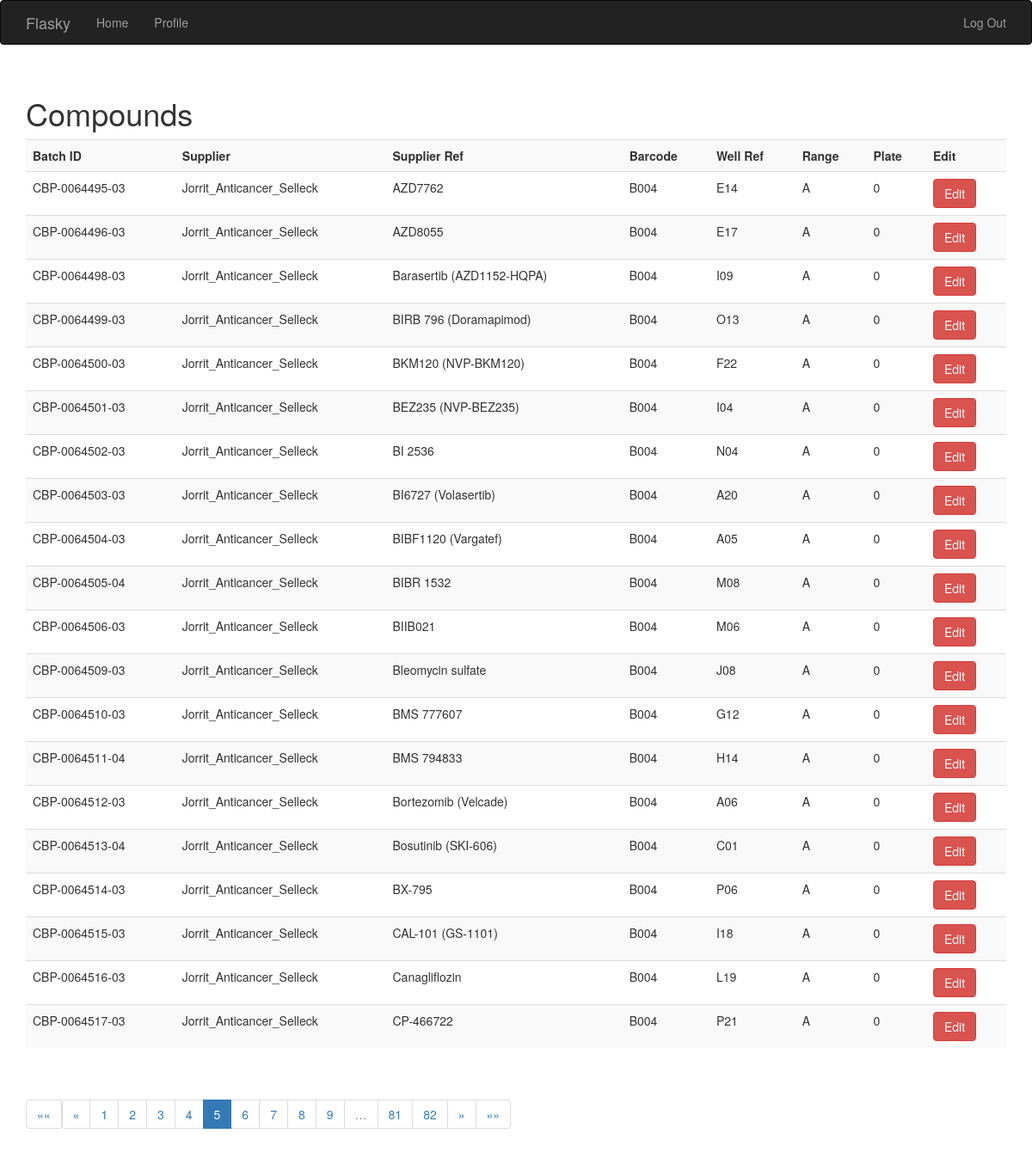
Page /showcompound?page=5 (signed in) on the committed database.
### app/models.py (models this page shows, shortened)
class CompoundDB(db.Model):
    __tablename__ = 'compoundsdb'
    id = db.Column(db.Integer, primary_key=True)
    formatted_batch_id = db.Column(db.String(64), unique=True, index=True)
    supplier = db.Column(db.String(64), unique=False, index=True)
    supplier_ref = db.Column(db.String(64), unique=False, index=True)
    well_ref = db.Column(db.String(64), unique=False, index=True)
    barcode = db.Column(db.String(64), unique=False, index=True)
    starting_concentration = db.Column(db.String(64), unique=False, index=True)
    concentration_range = db.Column(db.String(64), unique=False, index=True)
    def __repr__(self):
        return '<compound_id %r>' % self.id

### app/main/views.py (the view)
@main.route('/showcompound', methods=['GET'])
@login_required
def show_compound():
    page = request.args.get('page', 1, type=int)
    pagination = CompoundDB.query.order_by(CompoundDB.id).paginate(page, per_page=20, error_out=False)
    print(pagination.items)
    compound = pagination.items
    page_10 = pagination.next_num+9
    if page_10 > pagination.pages:
        pageincrement = pagination.pages
    else:
        pageincrement = page_10
    page_decrement = page - 10
    if page_decrement < 1:
        page_decrement = 1
    print(page_decrement)
    return render_template('showcompound.html', compound=compound, pagination=pagination, pageincrement=pageincrement, page_decrement=page_decrement)

### app/main/__init__.py (called while the page is built)
@main.app_context_processor
def inject_permissions():
    return dict(Pemission=Permission)

### app/models.py (called while the page is built)
@login_manager.user_loader
def load_user(user_id):
    return User.query.get(int(user_id))

### app/templates/showcompound.html (shortened to what this page needs)
{% extends "base.html" %}
{% import "bootstrap/wtf.html" as wtf %}
{% import "_macros.html" as macros %}
{% block page_content %}
<div class="page-header">
    <h1>Compounds</h1>
{% include '_showcompound.html' %}
    {% if pagination %}
    <div class="pagination">
    {{ macros.pagination_widget(page_decrement, pageincrement, pagination, '.show_compound' ) }}
</div>
    {% endif %}
</div>
{% endblock %}

### app/templates/_showcompound.html (shortened to what this page needs)
<p>
    <table class="table table-striped">
    <tr>
    <th>Batch ID</th>
    <th>Supplier</th>
    <th>Supplier Ref</th>
        <th>Barcode</th>
        <th>Well Ref</th>
        <th>Range</th>
        <th>Plate</th>
        <th>Edit</th>
  </tr>
    {% for compounds in compound %}
       <tr>
        <td>{{ compounds.formatted_batch_id }}</td> <td>{{ compounds.supplier }}</td> <td>{{ compounds.supplier_ref }}</td> <td>{{ compounds.barcode }}</td> <td>{{ compounds.well_ref }}</td> <td>{{ compounds.concentration_range }}</td> <td>{{ compounds.starting_concentration }}</td>
        <td>
           <a class="btn btn-danger"
            href="{{ url_for('.edit_compound', batch_id = compounds.formatted_batch_id ) }}">
            Edit
               </a>
            </td>
        {% endfor %}
        </tr>
    </table>
</p>

### rows in the picture
CompoundDB: formatted_batch_id "CBP-0064495-03", supplier "Jorrit_Anticancer_Selleck", supplier_ref "AZD7762", barcode "B004", well_ref "E14", concentration_range "A", starting_concentration "0"
CompoundDB: formatted_batch_id "CBP-0064496-03", supplier "Jorrit_Anticancer_Selleck", supplier_ref "AZD8055", barcode "B004", well_ref "E17", concentration_range "A", starting_concentration "0"
CompoundDB: formatted_batch_id "CBP-0064498-03", supplier "Jorrit_Anticancer_Selleck", supplier_ref "Barasertib (AZD1152-HQPA)", barcode "B004", well_ref "I09", concentration_range "A", starting_concentration "0"
CompoundDB: formatted_batch_id "CBP-0064499-03", supplier "Jorrit_Anticancer_Selleck", supplier_ref "BIRB 796 (Doramapimod)", barcode "B004", well_ref "O13", concentration_range "A", starting_concentration "0"
CompoundDB: formatted_batch_id "CBP-0064500-03", supplier "Jorrit_Anticancer_Selleck", supplier_ref "BKM120 (NVP-BKM120)", barcode "B004", well_ref "F22", concentration_range "A", starting_concentration "0"
CompoundDB: formatted_batch_id "CBP-0064501-03", supplier "Jorrit_Anticancer_Selleck", supplier_ref "BEZ235 (NVP-BEZ235)", barcode "B004", well_ref "I04", concentration_range "A", starting_concentration "0"
CompoundDB: formatted_batch_id "CBP-0064502-03", supplier "Jorrit_Anticancer_Selleck", supplier_ref "BI 2536", barcode "B004", well_ref "N04", concentration_range "A", starting_concentration "0"
CompoundDB: formatted_batch_id "CBP-0064503-03", supplier "Jorrit_Anticancer_Selleck", supplier_ref "BI6727 (Volasertib)", barcode "B004", well_ref "A20", concentration_range "A", starting_concentration "0"
CompoundDB: formatted_batch_id "CBP-0064504-03", supplier "Jorrit_Anticancer_Selleck", supplier_ref "BIBF1120 (Vargatef)", barcode "B004", well_ref "A05", concentration_range "A", starting_concentration "0"
CompoundDB: formatted_batch_id "CBP-0064505-04", supplier "Jorrit_Anticancer_Selleck", supplier_ref "BIBR 1532", barcode "B004", well_ref "M08", concentration_range "A", starting_concentration "0"
CompoundDB: formatted_batch_id "CBP-0064506-03", supplier "Jorrit_Anticancer_Selleck", supplier_ref "BIIB021", barcode "B004", well_ref "M06", concentration_range "A", starting_concentration "0"
CompoundDB: formatted_batch_id "CBP-0064509-03", supplier "Jorrit_Anticancer_Selleck", supplier_ref "Bleomycin sulfate", barcode "B004", well_ref "J08", concentration_range "A", starting_concentration "0"
CompoundDB: formatted_batch_id "CBP-0064510-03", supplier "Jorrit_Anticancer_Selleck", supplier_ref "BMS 777607", barcode "B004", well_ref "G12", concentration_range "A", starting_concentration "0"
CompoundDB: formatted_batch_id "CBP-0064511-04", supplier "Jorrit_Anticancer_Selleck", supplier_ref "BMS 794833", barcode "B004", well_ref "H14", concentration_range "A", starting_concentration "0"
CompoundDB: formatted_batch_id "CBP-0064512-03", supplier "Jorrit_Anticancer_Selleck", supplier_ref "Bortezomib (Velcade)", barcode "B004", well_ref "A06", concentration_range "A", starting_concentration "0"
CompoundDB: formatted_batch_id "CBP-0064513-04", supplier "Jorrit_Anticancer_Selleck", supplier_ref "Bosutinib (SKI-606)", barcode "B004", well_ref "C01", concentration_range "A", starting_concentration "0"
CompoundDB: formatted_batch_id "CBP-0064514-03", supplier "Jorrit_Anticancer_Selleck", supplier_ref "BX-795", barcode "B004", well_ref "P06", concentration_range "A", starting_concentration "0"
CompoundDB: formatted_batch_id "CBP-0064515-03", supplier "Jorrit_Anticancer_Selleck", supplier_ref "CAL-101 (GS-1101)", barcode "B004", well_ref "I18", concentration_range "A", starting_concentration "0"
CompoundDB: formatted_batch_id "CBP-0064516-03", supplier "Jorrit_Anticancer_Selleck", supplier_ref "Canagliflozin", barcode "B004", well_ref "L19", concentration_range "A", starting_concentration "0"
CompoundDB: formatted_batch_id "CBP-0064517-03", supplier "Jorrit_Anticancer_Selleck", supplier_ref "CP-466722", barcode "B004", well_ref "P21", concentration_range "A", starting_concentration "0"

### other values in the picture
{{ p }} "1" "2" "3" "4" "6" "7" "8" "9" "81" "82"
{{ p }} "5"
